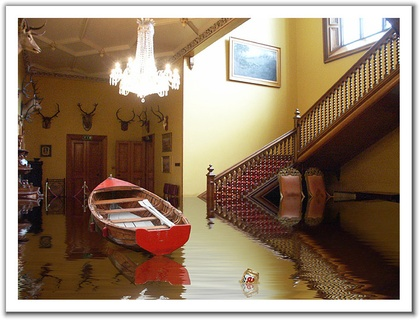
%> input picture HW1_823053121_822338381/Flooded_house.jpg, 420 x 320 px, shrunk from 704 x 536 before the run
$ octave README_alg_testing.m   (GNU Octave 9; MATLAB toolbox functions it lacks are replaced by stand-ins)
%> lines starting %> are read from the running program, lines starting %| are printed output that depends on the picture
%% Compe565 Homework 1
% February 13th, 2022
% Names: Abraham Carranza (822338381)
%        Ryan Shimizu (823053121)
% Emails: acarranza4510@sdsu.edu
%         rshimizu3229@sdsu.edu
%
% DONE: 1. Read and display the image using Matlab (10 points).
% DONE: 2. Display each band (Red, Green and Blue) of the image file (15 points)
%       Hint: Red = I[:][:][1] captures the read component of the image and stores it into
%       array Red.
% DONE: 3. Convert the image into YCbCr color space: (5 points)
%       3.1. Matlab provides a command “rgb2ycbcr” to convert an RGB image into a
%       YCbCr image.
%       3.2. Matlab also provides a command "ycbcr2rgb" to convert a YCbCr image into
%       RGB format.
% DONE: 4. Display each band separately (Y, Cb and Cr bands). (10 points)
% DONE: 5. Subsample Cb and Cr bands using 4:2:0 and display both bands. (10 points)
% DONE: 6. Upsample and display the Cb and Cr bands using: (15 points)
%       6.1. Linear interpolation
%       6.2. Simple row/column replication.

% DONE: 7. Convert the image into RGB format. (5 points)
% DONE: 8. Display the original and reconstructed images (the image restored from the YCbCr
%       coordinate). (5 points)
% DONE: 9. Comment on the visual quality of the reconstructed image for both the upsampling
%       cases. (5 points)
% DONE: 10. Measure MSE between the original and reconstructed images (obtained using linear
%       interpolation only). Comment on the results. (10 points)
% DONE: 11. Comment on the compression ratio achieved by subsampling Cb and Cr components
%       for 4:2:0 approach. Please note that you do not send the pixels which are made zero in
%       the row and columns during subsampling. (5 points)

clc;	% Clear command window.
clear;
close all;	% Close all figure windows except those created by imtool.
workspace;	% Make sure the workspace panel is showing.

%% 1. Read and display "Flooded_house.jpg"
figure(1);
subplot(2,2,1);
imfinfo("Flooded_house.jpg");
RGB_image = imread("Flooded_house.jpg", "jpg");
%> RGB_image is the input picture: size 320x420x3 uint8; mean R, G, B 148.1, 126.8, 105.8
imshow(RGB_image);
size(RGB_image);
title("RGB Image");

%% 2. Display each band
% Extracts RGB components
[red_components, green_components, blue_components] = deal(RGB_image); % store image in 3 variables with one line
red_components(:,:,[2,3]) = 0; % set G,B to zero // shows up as red
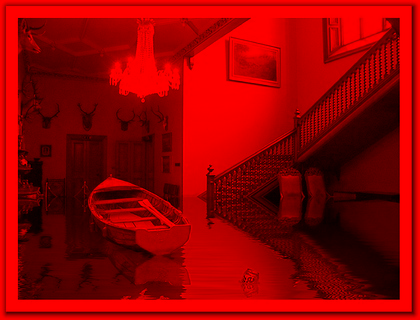
%> red_components: size 320x420x3 uint8; mean R, G, B 148.1, 0, 0
green_components(:,:,[1,3]) = 0; % set R,B to zero // shows up as green
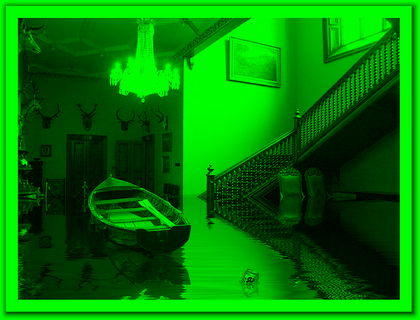
%> green_components: size 320x420x3 uint8; mean R, G, B 0, 126.8, 0
blue_components(:,:,[1,2]) = 0; % set R,G to zero // shows up as blue
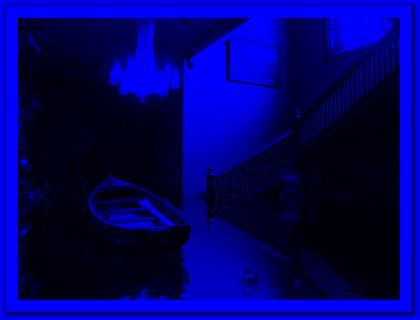
%> blue_components: size 320x420x3 uint8; mean R, G, B 0, 0, 105.8

% Displays components
subplot(2,2,2);
imshow(red_components);
title("Red Component");

subplot(2,2,3);
imshow(green_components);
title("Green Component");

subplot(2,2,4);
imshow(blue_components);
title("Blue Component")

%% 3. Convert image from RGB to YCbCr color space
% RGB to YCbCr
YCbCr_image = rgb2ycbcr(RGB_image);
%> YCbCr_image: size 320x420x3 uint8; mean of channels 1, 2, 3 128.3, 115.7, 138.9

%% 4. Display each band separately (Y, Cb and Cr bands)
% separate components into their own variables and plot them
[Y_components, Cb_components, Cr_components] = imsplit(YCbCr_image);
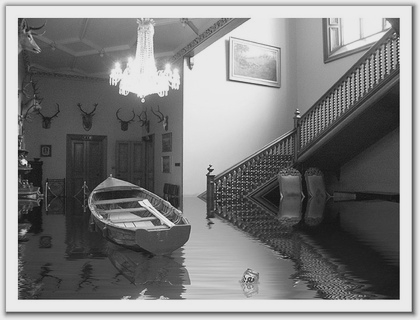
%> Y_components: size 320x420 uint8; min 16, max 235, mean 128.3
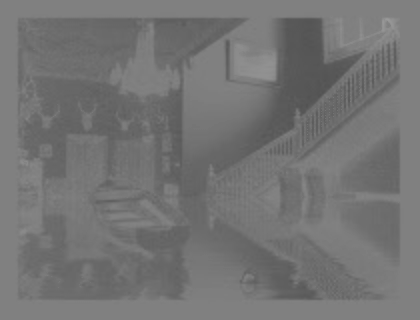
%> Cb_components: size 320x420 uint8; min 83, max 153, mean 115.7
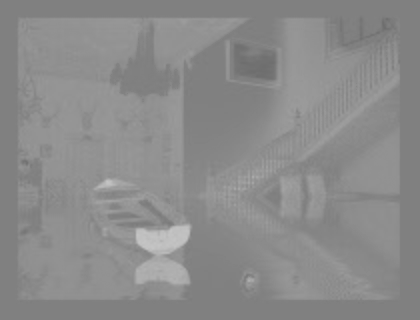
%> Cr_components: size 320x420 uint8; min 110, max 196, mean 138.9
figure(2);
subplot(2,2,1);
imshow(YCbCr_image);
title("YCbCr Colorspace Image RGB Image");

subplot(2,2,2);
imshow(Y_components);
title("Luminance Y Component");

subplot(2,2,3);
imshow(Cb_components);
title("Cb Component");

subplot(2,2,4);
imshow(Cr_components);
title("Cr Component");

%% 5. Subsample Cb and Cr bands using 4:2:0 and display both bands.
% subsampling is the procedure of removing pixels and reducing image size
Cb_420 = Cb_components(1:2:end,1:2:end);
Cr_420 = Cr_components(1:2:end,1:2:end);

figure(3);
subplot(1,2,1);
imshow(Cb_420);
title("Subsampled Cb 4:2:0");

subplot(1,2,2);
imshow(Cr_420);
title("Subsampled Cr 4:2:0");

%% 6.1 Upsample and display the Cb and Cr bands using linear interpolation

%%%%%%%%%%%%%%%%%%%%%%%%%%%%%%%%%%%%%%%%%%%%%%%%%%%%%%%%%%%%%%%%%%%%%%%%%%%%%%%%%%%%%

% scaling up dimensions
upscaleFactor = 2;

elapsed_time_ryan = zeros(300,1);
elapsed_time_abraham = zeros(300,1);


counter = 0;
% linear interpolation
% compute odd rows

%> (the run ends here)
